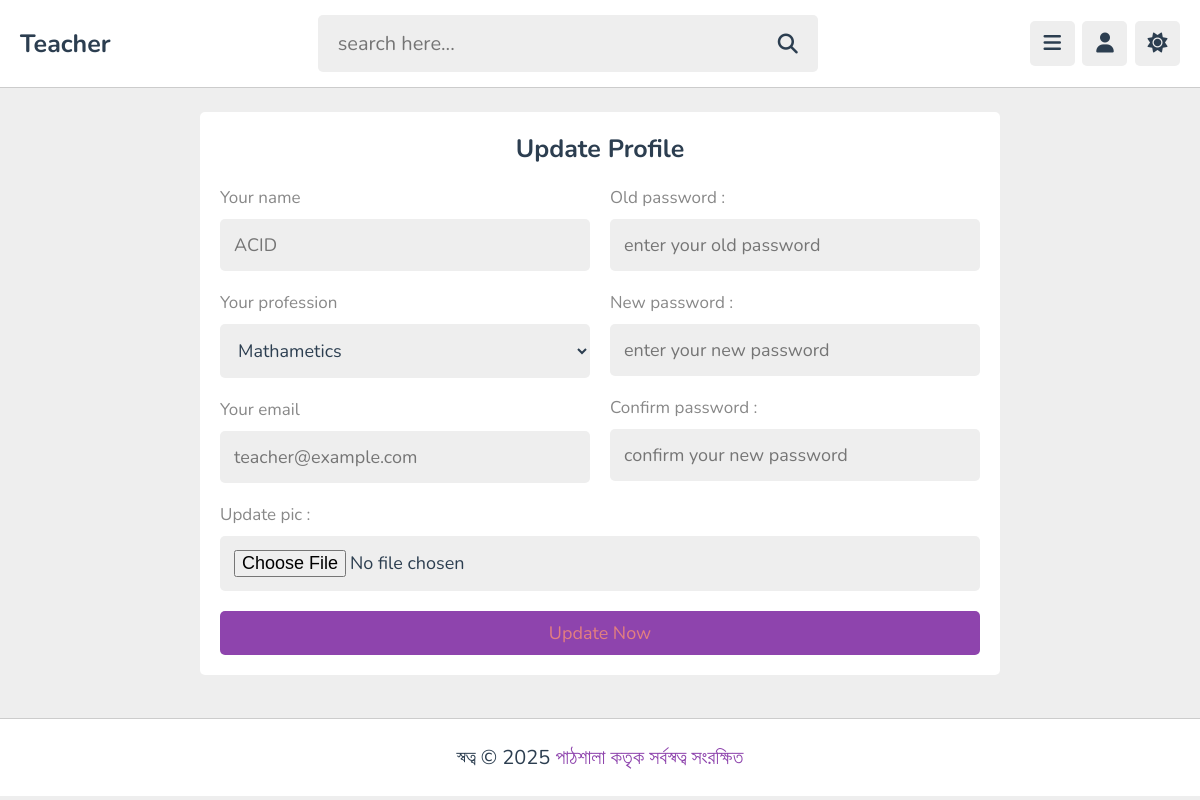
/admin/update.php (signed in), run on the app's committed database.
### tables this page shows
CREATE TABLE `tutors` (
  `id` varchar(20) NOT NULL,
  `name` varchar(50) NOT NULL,
  `profession` varchar(50) NOT NULL,
  `email` varchar(50) NOT NULL,
  `password` varchar(50) NOT NULL,
  `image` varchar(100) NOT NULL
);

### admin/update.php (the view, shortened to what this page needs)
<?php
   include '../components/connect.php';
?>
<!DOCTYPE html>
<html lang="en">
<head>
   <link rel="stylesheet" href="https://cdnjs.cloudflare.com/ajax/libs/font-awesome/6.2.0/css/all.min.css">
   <link rel="stylesheet" href="../css/admin_style.css">
</head>
<body>
<?php include '../components/admin_header.php'; ?>
<section class="form-container" style="min-height: calc(100vh - 19rem);">
   <form class="register" action="" method="post" enctype="multipart/form-data">
      <h3>Update profile</h3>
      <div class="flex">
         <div class="col">
            <p>Your name </p>
            <input type="text" name="name" placeholder="<?= $fetch_profile['name']; ?>" maxlength="50"  class="box">
            <p>Your profession </p>
            <select name="profession" class="box">
               <option value="" selected><?= $fetch_profile['profession']; ?></option>
            </select>
            <p>Your email </p>
            <input type="email" name="email" placeholder="<?= $fetch_profile['email']; ?>" maxlength="20"  class="box">
         </div>
         <div class="col">
            <p>Old password :</p>
            <input type="password" name="old_pass" placeholder="enter your old password" maxlength="20"  class="box">
            <p>New password :</p>
            <input type="password" name="new_pass" placeholder="enter your new password" maxlength="20"  class="box">
            <p>Confirm password :</p>
            <input type="password" name="cpass" placeholder="confirm your new password" maxlength="20"  class="box">
         </div>
      </div>
      <p>Update pic :</p>
      <input type="file" name="image" accept="image/*"  class="box">
      <input type="submit" name="submit" value="update now" class="btn">
   </form>
</section>
<?php include '../components/footer.php'; ?>
</body>
</html>

### css/admin_style.css (style rules this page uses)
:root { --main-color:#8e44ad; --red:#e74c3c; --oragen:#f39c12; --white:#fff; --black:#2c3e50; --light-color:#888; --light-bg:#eee; --border:.1rem solid rgba(0,0,0,.2); }
* { font-family: 'Nunito', sans-serif; margin: 0; padding: 0; box-sizing: border-box; outline: none; border: none; text-decoration: none; }
html { font-size: 62.5%; overflow-x: hidden; }
body { background-color: var(--light-bg); padding-left: 30rem; }
section { padding:2rem; max-width: 1200px; margin: 0 auto; }
.btn, .option-btn, .delete-btn, .inline-btn, .inline-option-btn, .inline-delete-btn { border-radius: .5rem; padding: 1rem 3rem; font-size: 1.8rem; color: #e37f7f; margin-top: 1rem; text-transform: capitalize; cursor: pointer; text-align: center; }
.btn, .option-btn, .delete-btn { display: block; width: 100%; }
.btn, .inline-btn { background-color: var(--main-color); }
.form-container { display: flex; align-items: center; justify-content: center; min-height: 100vh; }
.form-container form { background-color: var(--white); border-radius: .5rem; padding: 2rem; }
.form-container .register { width: 80rem; }
.form-container form h3 { text-align: center; font-size: 2.5rem; margin-bottom: 1rem; color: var(--black); text-transform: capitalize; }
.form-container form p { padding-top: 1rem; font-size: 1.7rem; color: var(--light-color); }
.form-container form .box { width: 100%; border-radius: .5rem; margin: 1rem 0; font-size: 1.8rem; color: var(--black); padding: 1.4rem; background-color: var(--light-bg); }
.form-container .flex { display: flex; gap: 2rem; }
.form-container .flex .col { flex: 1 1 25rem; }
@media (max-width:1200px) { body { padding-left: 0; } }

### data on the page
tutors: name "ACID", profession "Mathametics", email "teacher@example.com"
